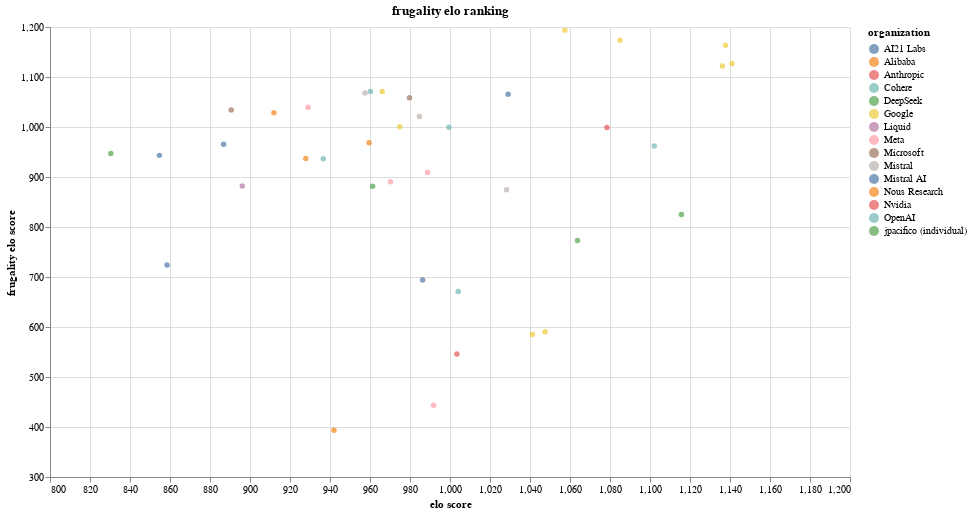

Notebook source saved alongside this figure:
### Code cell
graph

### Figure 1 — Vega-Lite specification as saved in the notebook (floating-point values rounded to 4 significant figures)
{"config": {"view": {"continuousWidth": 300, "continuousHeight": 300}, "legend": {"labelLimit": 300}}, "data": {"name": "data-8f027ae78e239a3c12f67d1f7b708f0c"}, "mark": {"type": "point", "filled": true}, "encoding": {"color": {"field": "organization", "type": "nominal"}, "tooltip": [{"field": "model_name", "type": "nominal"}, {"field": "organization", "type": "nominal"}, {"field": "license", "type": "nominal"}, {"field": "median", "type": "quantitative"}], "x": {"field": "median", "scale": {"domainMin": 800.0, "domainMax": 1200.0}, "title": "elo score", "type": "quantitative"}, "y": {"field": "y", "scale": {"domainMin": 300.0, "domainMax": 1200.0}, "title": "frugality elo score", "type": "quantitative"}}, "height": 450, "params": [{"name": "param_1", "bind": {"input": "range", "max": 1, "min": 0, "name": "frugality coefficient:  "}, "value": 1}], "title": "frugality elo ranking", "transform": [{"calculate": "(datum.median - (param_1 * (datum.cost * 366)))", "as": "y"}], "width": 800, "$schema": "https://vega.github.io/schema/vega-lite/v5.20.1.json", "datasets": {"data-8f027ae78e239a3c12f67d1f7b708f0c": [{"model_name": "aya-expanse-8b", "median": 960.2, "cost": -0.3023, "name": "Aya-Expanse-8B", "organization": "Cohere", "license": "CC-BY-NC-4.0"}, {"model_name": "c4ai-command-r-08-2024", "median": 936.7, "cost": 8.882e-16, "name": "Command R (08-2024)", "organization": "Cohere", "license": "CC-BY-NC-4.0"}, {"model_name": "chocolatine-2-14b-instruct-v2.0.3-q8", "median": 830.4, "cost": -0.3187, "name": "Chocolatine-2-14b Instruct", "organization": "jpacifico (individual)", "license": "Apache 2.0"}, {"model_name": "claude-3-5-sonnet-v2", "median": 1003.0, "cost": 1.25, "name": "Claude 3.5 Sonnet V2", "organization": "Anthropic", "license": "Proprietary"}, {"model_name": "command-a", "median": 1102.0, "cost": 0.3823, "name": "Command A", "organization": "Cohere", "license": "CC-BY-NC-4.0"}, {"model_name": "deepseek-r1", "median": 1064.0, "cost": 0.794, "name": "DeepSeek-R1", "organization": "DeepSeek", "license": "MIT"}, {"model_name": "deepseek-r1-distill-llama-70b", "median": 961.3, "cost": 0.2175, "name": "DeepSeek-R1 distiil", "organization": "DeepSeek", "license": "MIT"}, {"model_name": "deepseek-v3-chat", "median": 1116.0, "cost": 0.794, "name": "DeepSeek-V3 Chat", "organization": "DeepSeek", "license": "DeepSeek"}, {"model_name": "gemini-1.5-pro-001", "median": 1041.0, "cost": 1.247, "name": "Gemini 1.5 pro 001", "organization": "Google", "license": "Proprietary"}, {"model_name": "gemini-1.5-pro-002", "median": 1048.0, "cost": 1.249, "name": "Gemini 1.5 pro 002", "organization": "Google", "license": "Proprietary"}, {"model_name": "gemini-2.0-flash-001", "median": 1136.0, "cost": 0.03856, "name": "Gemini 2.0 Flash", "organization": "Google", "license": "Proprietary"}, {"model_name": "gemini-2.0-flash-exp", "median": 1141.0, "cost": 0.03856, "name": "Gemini 2.0 Flash", "organization": "Google", "license": "Proprietary"}, {"model_name": "gemma-2-27b-it-q8", "median": 974.9, "cost": -0.06985, "name": "Gemma 2 27B q8", "organization": "Google", "license": "Gemma license"}, {"model_name": "gemma-2-9b-it", "median": 966.1, "cost": -0.2867, "name": "Gemma 2 9B", "organization": "Google", "license": "Gemma license"}, {"model_name": "gemma-3-12b", "median": 1085.0, "cost": -0.2419, "name": "Gemma 3 12B", "organization": "Google", "license": "Gemma license"}, {"model_name": "gemma-3-27b", "median": 1138.0, "cost": -0.06985, "name": "Gemma-3 27B", "organization": "Google", "license": "Gemma"}, {"model_name": "gemma-3-4b", "median": 1057.0, "cost": -0.3723, "name": "Gemma 3 4B", "organization": "Google", "license": "Gemma license"}, {"model_name": "gpt-4o-mini-2024-07-18", "median": 999.5, "cost": -3.566e-05, "name": "GPT-4o mini", "organization": "OpenAI", "license": "Proprietary"}, {"model_name": "hermes-3-llama-3.1-405b", "median": 942.0, "cost": 1.498, "name": "Hermes 3", "organization": "Nous Research", "license": "llama3"}, {"model_name": "jamba-1.5-large", "median": 986.3, "cost": 0.7984, "name": "Jamba Large", "organization": "AI21 Labs", "license": "Jamba Open Model License"}, {"model_name": "lfm-40b", "median": 896.1, "cost": 0.03856, "name": "Liquid Foundation Model", "organization": "Liquid", "license": "Unknown"}, {"model_name": "llama-3.1-405b", "median": 991.8, "cost": 1.498, "name": "Llama 3.1 405B", "organization": "Meta", "license": "Llama 3.1 Community"}, {"model_name": "llama-3.1-70b", "median": 970.3, "cost": 0.2175, "name": "Llama-3.1-70B", "organization": "Meta", "license": "Llama 3.1 Community"}, {"model_name": "llama-3.1-8b", "median": 929.1, "cost": -0.3023, "name": "Llama 3.1 8B", "organization": "Meta", "license": "Llama 3.1 Community"}, {"model_name": "llama-3.1-nemotron-70b-instruct", "median": 1078.0, "cost": 0.2175, "name": "Nemotron 70B Instruct", "organization": "Nvidia", "license": "Llama 3.1 Community"}, {"model_name": "llama-3.3-70b", "median": 988.8, "cost": 0.2175, "name": "Llama 3.3 70B", "organization": "Meta", "license": "Llama 3.3 Community"}, {"model_name": "ministral-8b-instruct-2410", "median": 957.5, "cost": -0.3023, "name": "Ministral 8B-Instruct", "organization": "Mistral", "license": "MRL"}, {"model_name": "mistral-large-2411", "median": 1028.0, "cost": 0.4207, "name": "Mistral-Large-2411", "organization": "Mistral", "license": "Mistral Research"}, {"model_name": "mistral-nemo-2407", "median": 854.7, "cost": -0.2419, "name": "Mistral Nemo Instruct", "organization": "Mistral AI", "license": "Apache 2.0"}, {"model_name": "mistral-small-24b-instruct-2501", "median": 984.7, "cost": -0.09924, "name": "Mistral-Small-24B-Instruct-2501", "organization": "Mistral", "license": "Apache 2.0"}, {"model_name": "mistral-small-3.1-24b", "median": 1029.0, "cost": -0.09924, "name": "Mistral Small-3.1 24B", "organization": "Mistral AI", "license": "Apache 2.0"}, {"model_name": "mixtral-8x22b-instruct-v0.1", "median": 858.5, "cost": 0.3681, "name": "Mixtral 8x22B Instruct", "organization": "Mistral AI", "license": "Apache 2.0"}, {"model_name": "mixtral-8x7b-instruct-v0.1", "median": 886.8, "cost": -0.2147, "name": "Mixtral 8x7B Instruct", "organization": "Mistral AI", "license": "Apache 2.0"}, {"model_name": "o3-mini", "median": 1004.0, "cost": 0.91, "name": "o3-mini", "organization": "OpenAI", "license": "Proprietary"}, {"model_name": "phi-3.5-mini-instruct", "median": 890.6, "cost": -0.3917, "name": "Phi-3.5 Mini Instruct", "organization": "Microsoft", "license": "MIT"}, {"model_name": "phi-4", "median": 979.7, "cost": -0.2147, "name": "Phi 4", "organization": "Microsoft", "license": "MIT"}, {"model_name": "qwen2.5-7b-instruct", "median": 912.0, "cost": -0.3187, "name": "Qwen2.5-7B", "organization": "Alibaba", "license": "Apache 2.0"}, {"model_name": "qwen2.5-coder-32b-instruct", "median": 927.9, "cost": -0.0249, "name": "Qwen2.5-Coder-32B-Instruct", "organization": "Alibaba", "license": "Apache 2.0"}, {"model_name": "qwq-32b", "median": 959.5, "cost": -0.0249, "name": "QwQ 32B", "organization": "Alibaba", "license": "Apache 2.0"}]}}
